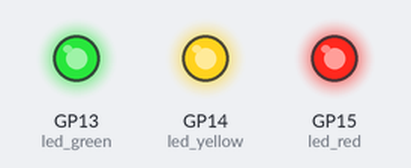
The program below on a simulated Raspberry Pi Pico running CircuitPython. On the bench: output pins drawn as LEDs (lit = HIGH).

Above: at 0.1 s.
Timing chart, 0 to 1.6 s (numbered marks = the images above):
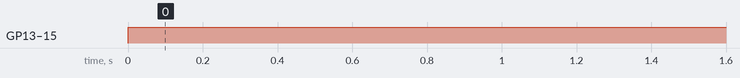

The program:

LED_functions.py
```python
import time
import board
import digitalio

# LED Outputs
GREEN_LED_PIN = board.GP13
YELLOW_LED_PIN = board.GP14
RED_LED_PIN = board.GP15

# Initialize LED
led_red = digitalio.DigitalInOut(RED_LED_PIN)
led_red.direction = digitalio.Direction.OUTPUT
led_red.value = False
led_green = digitalio.DigitalInOut(GREEN_LED_PIN)
led_green.direction = digitalio.Direction.OUTPUT
led_green.value = False
led_yellow = digitalio.DigitalInOut(YELLOW_LED_PIN)
led_yellow.direction = digitalio.Direction.OUTPUT
led_yellow.value = False

while True:
    led_green.value=True
    led_red.value=True
    led_yellow.value=True

def led_output(output_mode, led_red, led_green, led_yellow):  # 0 good, 1 reject, else problem
    if output_mode == 0:
        led_green.value=True
    elif output_mode==1:
        led_red.value=True
    else:
        led_yellow.value=True
    time.sleep(5)  # delay for light to be on, must decide behaviour
    led_green.value=False
    led_red.value=False
    led_yellow.value=Fals
```

Measured:
- by itself, GP13 (led_green), GP14 (led_yellow), GP15 (led_red): LOW → HIGH at 0.00 s
